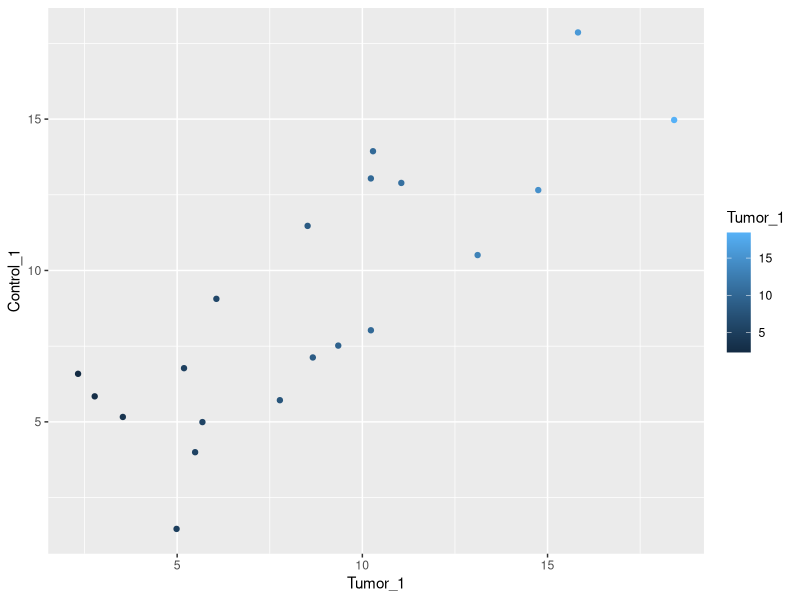
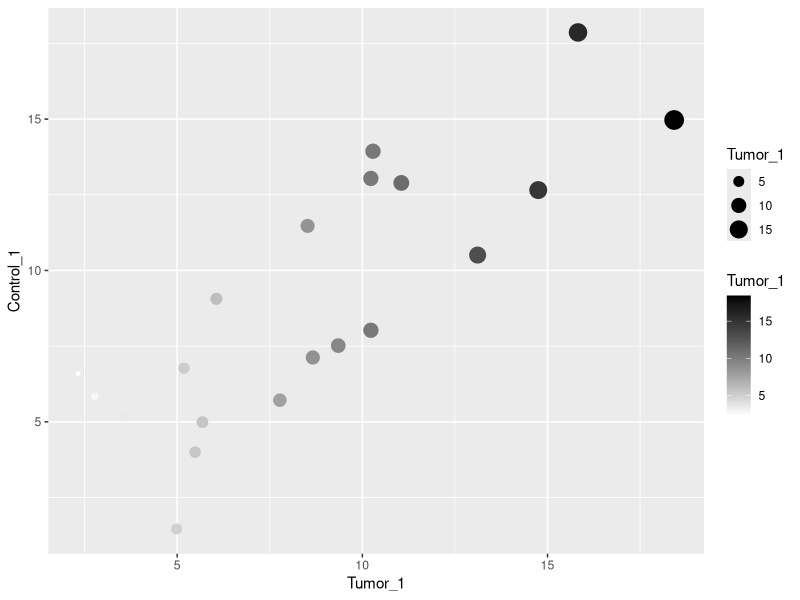
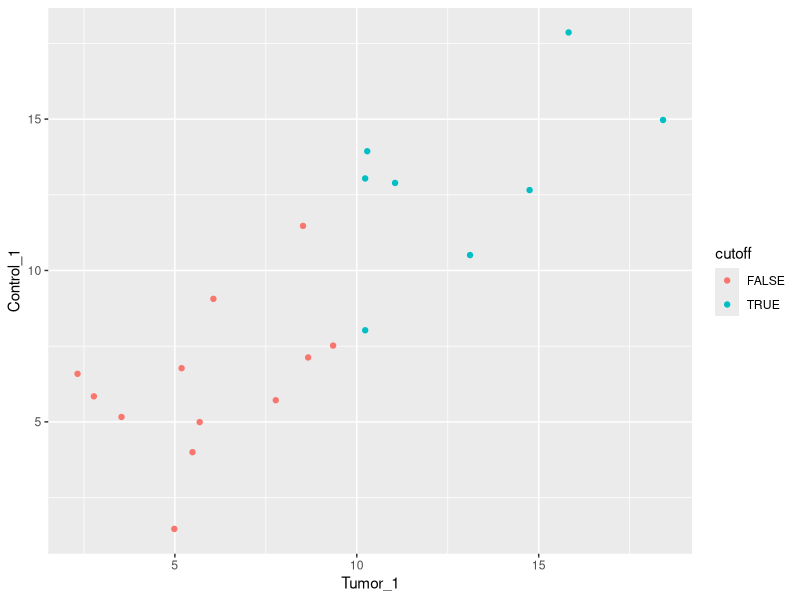
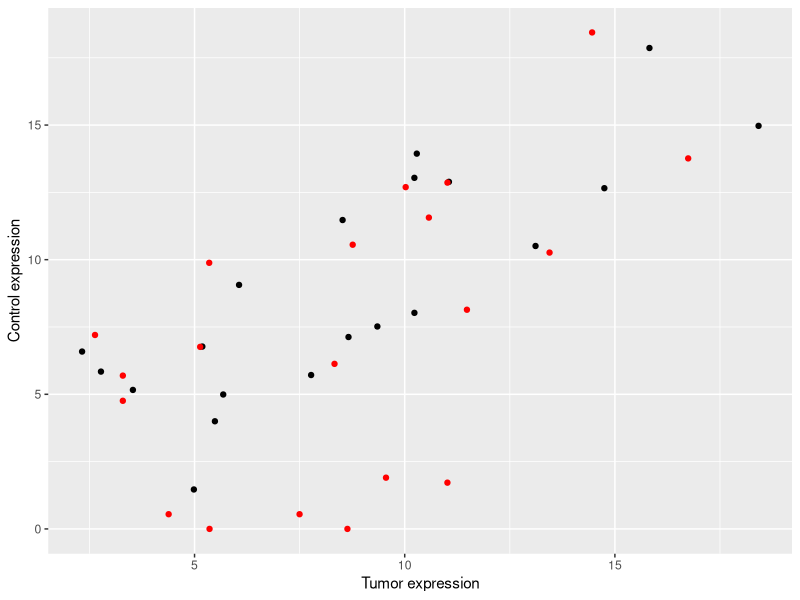
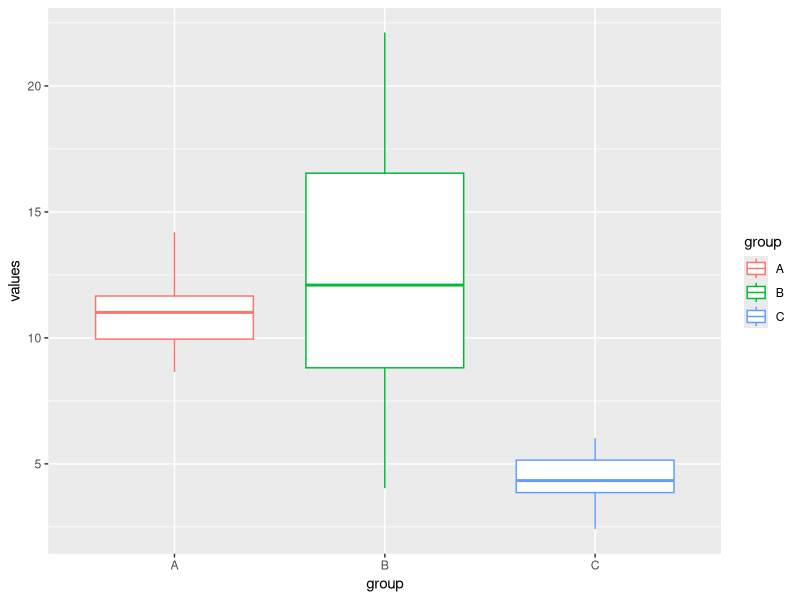
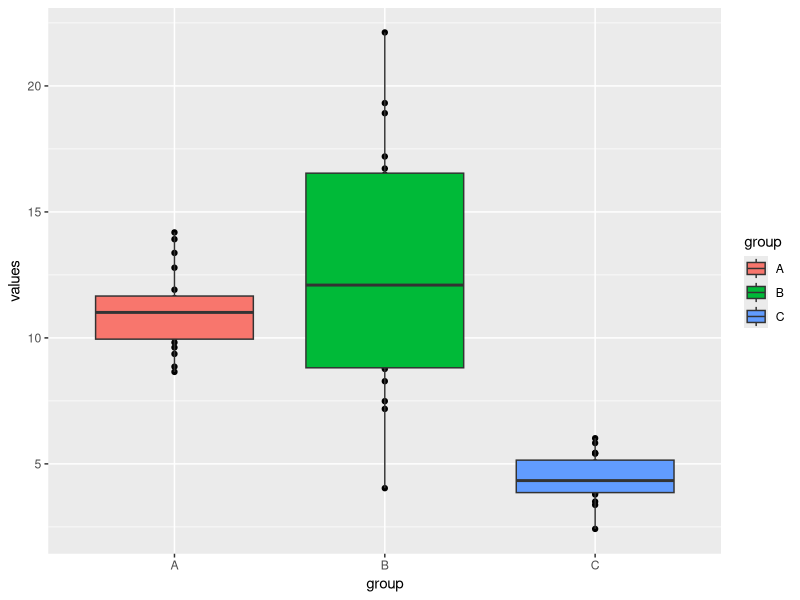
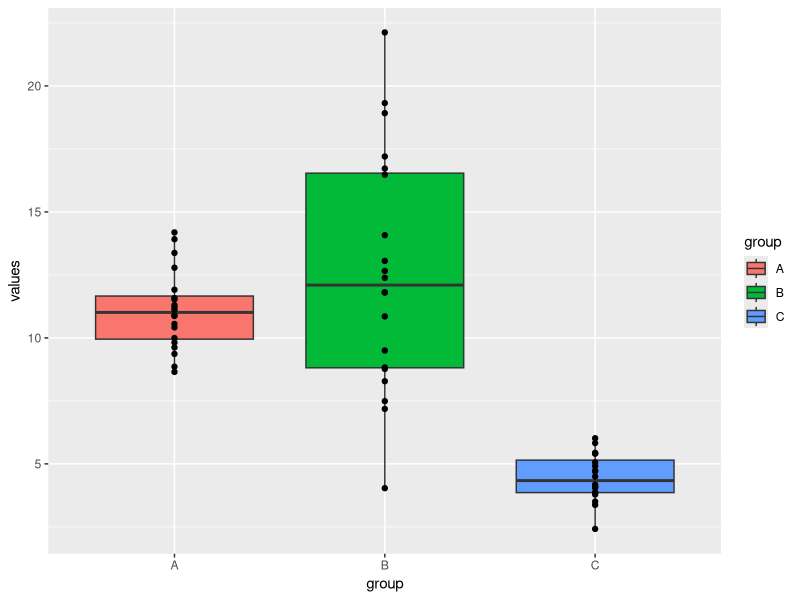

These charts were generated, in order, by the following R code:
## ---- chunk 1
knitr::opts_chunk$set(echo = TRUE)
## ---- chunk 2
install.packages("ggplot2")
library(ggplot2)
## ---- chunk 3
smalldata = read.table("small_data.txt", header = T, row.names = 1)
smalldata_log = log2(smalldata+1)
 
## ---- chunk 4
ggplot(smalldata_log, aes(x = Tumor_1, y= Control_1)) +
  geom_point(aes(color = Tumor_1))
ggplot(smalldata_log,aes(x=Tumor_1, y=Control_1)) + geom_point(aes(color=Tumor_1, size=Tumor_1)) + scale_color_gradient(low = "white", high = "black")
smalldata_log$cutoff=smalldata_log$Tumor_1>10
ggplot(smalldata_log,aes(x=Tumor_1,y=Control_1))+
  geom_point(aes(color=cutoff))
ggplot(smalldata_log,aes(x=Tumor_1,y=Control_1))+
  geom_point()+
  geom_point(aes(x=Tumor_2,y=Control_2),color="red")+
  xlab("Tumor expression")+
  ylab("Control expression")
## ---- chunk 5
values=c(rnorm(20,mean=10,sd=2),rnorm(20,mean=12,sd=4),rnorm(20,mean=5,sd=1))

group=c(rep("A",20),rep("B",20),rep("C",20))

gg_example=cbind.data.frame(values,group)

ggplot(data = gg_example,aes(x=group, y=values)) +
  geom_boxplot((aes(color = group)))

ggplot(data = gg_example,aes(x=group, y=values)) +
  geom_point() +
  geom_boxplot((aes(fill = group)))

ggplot(data=gg_example,aes(x=group,y=values))+
  geom_boxplot(aes(fill=group))+
  geom_point()
  
## ---- chunk 6



## ---- chunk 7


## ---- chunk 8


## ---- chunk 9

## ---- chunk 10


## ---- chunk 11

